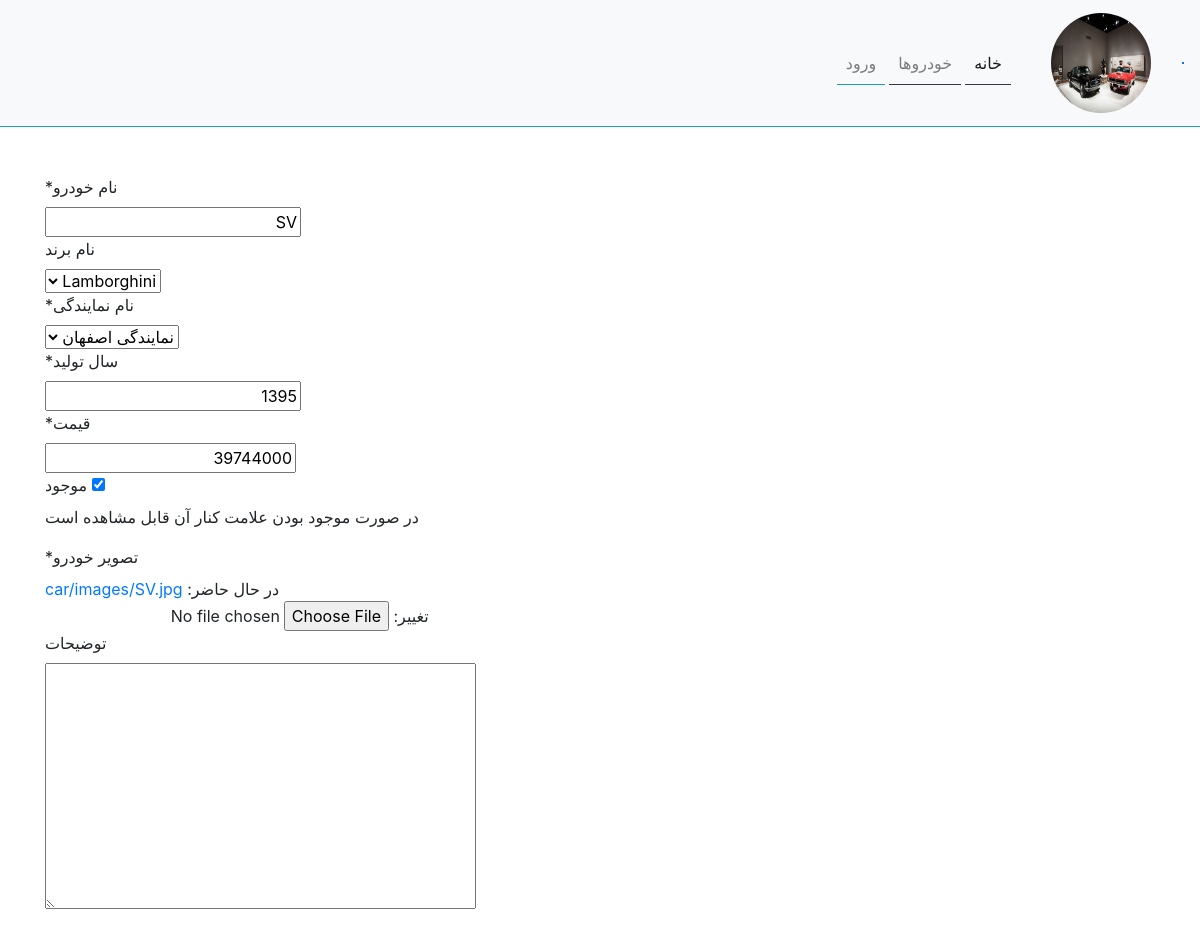
The app's page /edit/sv/, older data.
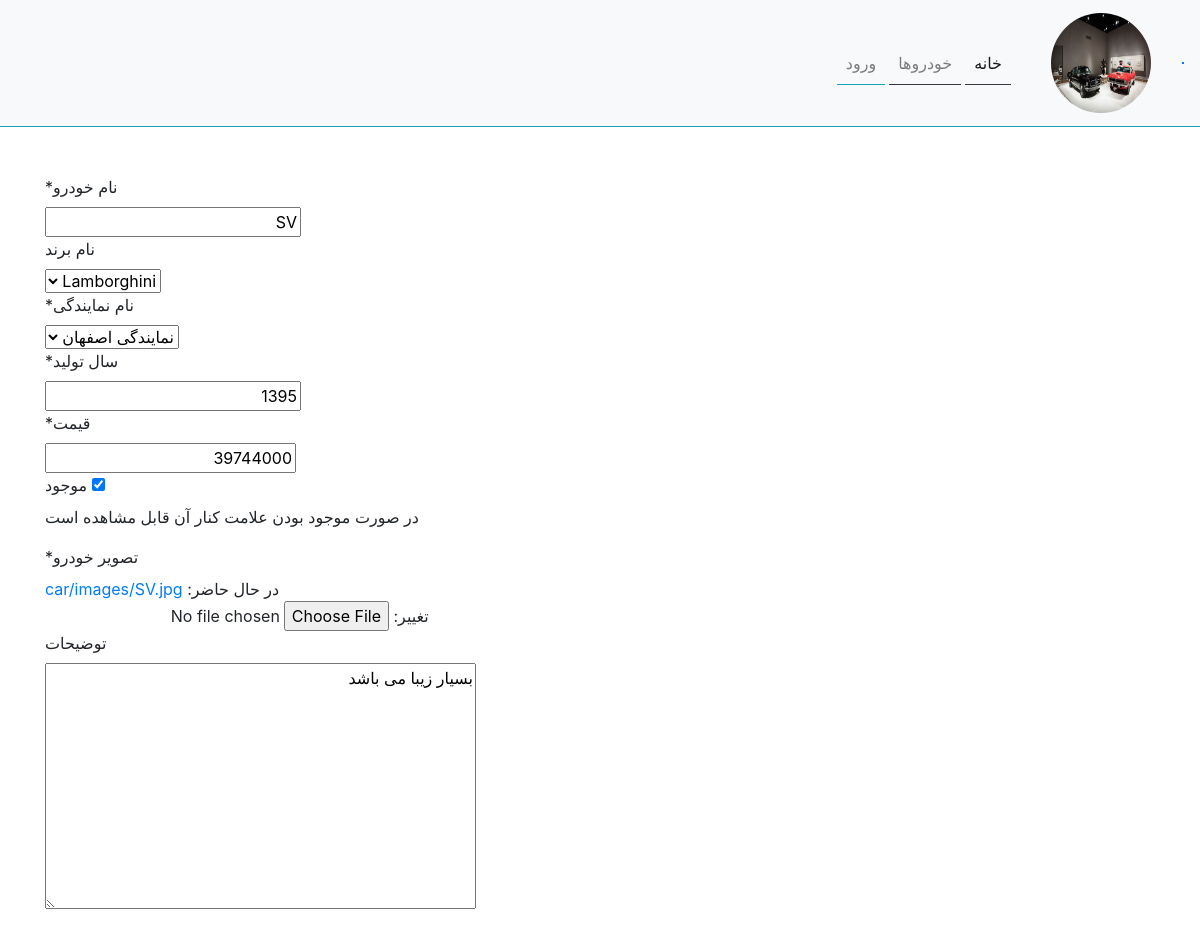
The same page, newer data.
### app_car/models.py (models this page shows, shortened)
class Car(models.Model):
    slug = models.SlugField(verbose_name="پیوند یکتا", null=True, blank=True, allow_unicode=True)
    code = models.PositiveSmallIntegerField(verbose_name="کد خودرو", null=True, unique=True, blank=True)
    name = models.CharField(max_length=30, verbose_name="نام خودرو", null=True)
    company = models.ForeignKey("Company", verbose_name="نام برند", on_delete=models.SET_NULL, null=True, blank=True,\
    related_name='cars')
    agency = models.ForeignKey("Agency", verbose_name="نام نمایندگی", on_delete=models.CASCADE,\
    related_name='cars')
    created_at = jmodels.jDateTimeField(verbose_name="تاریخ ثبت",auto_now_add=True, null=True, blank=True )
    year = models.PositiveSmallIntegerField(verbose_name="سال تولید", null=True)
    price = models.PositiveBigIntegerField(verbose_name="قیمت", null=True)
    stock = models.BooleanField(verbose_name="موجود", default=True ,help_text="در صورت موجود بودن علامت کنار آن قابل مشاهده است")
    image = models.ImageField(verbose_name="تصویر خودرو", upload_to =path_car, validators=[validat_image])
    descript = models.TextField(verbose_name="توضیحات",null=True, blank=True)
    def get_date(self):
        return self.created_at.strftime('%H:%m -- %Y/%m/%d')
    get_date.short_description="تاریخ ثبت"
    def get_image(self):
        if self.image:
            return mark_safe(f'<img src="{self.image.url}" alt="{self.name}" width="150" height="100">')
        else:
            return mark_safe('<img src="https://encrypted-tbn0.gstatic.com/images?q=tbn:ANd9GcRsNGGjrfSqqv8UjL18xS4YypbK-q7po_8oVQ&usqp=CAU" width="100" height="100">')
    get_image.short_description = 'عکس خودرو'
    class Meta:
        verbose_name = "نام خودرو"
        verbose_name_plural = "نام خودروها"

class Company(models.Model):
    name = models.CharField(max_length=50, verbose_name="نام برند", null=True)
    country = models.CharField(max_length=30, verbose_name="نام کشور تولید کننده", null=True)
    introduction = models.TextField(verbose_name="معرفی برند" ,null=True, blank=True)
    class Meta:
        verbose_name = "نام برند"
        verbose_name_plural = "نام  برندها"
    def __str__(self):
        return self.name

class Agency(models.Model):
    name = models.CharField(max_length=50, verbose_name="نام نمایندگی", null=True)
    code = models.CharField(max_length=10, verbose_name="کد نمایندگی", null=True)
    phone = models.CharField(max_length=11, verbose_name="شماره تماس", null=True)
    status = models.CharField(max_length=10, choices=LIST_STATUS, default=OFFICIAL)
    address = models.TextField(null=True)
    url_site = models.URLField()
    class Meta:
        verbose_name = "نام نمایندگی"
        verbose_name_plural = "نام نمایندگی ها"
    def __str__(self):
        return self.name

### app_car/views.py (the view)
# urls.py: path('edit/<str:slug>/', views.edit_car, name='EditCar'),
def edit_car(request, slug):
    template_name = 'app_car/edit_car.html'
    car = get_object_or_404(Car, slug=slug)
    form = EditCarForm(request.POST or None, request.FILES or None, instance=car)
    if request.method=='POST':
        if form.is_valid():
            form.save()
            messages.success(request, 'ماشین مورد نظر اصلاح گردید')
            return redirect('app_car:home')
    else:
        context={'form':form}
    return render(request,template_name, context )

### app_car/forms.py
class EditCarForm(ModelForm):
    class Meta:
        model = Car
        exclude = ['slug','code','created_at']

### app_car/templates/app_car/edit_car.html (shortened to what this page needs)
{% extends 'base.html' %}
{% load humanize %}
{% load crispy_forms_tags %}
{% block content %}
<form class="login100-form validate-form" method="POST" enctype='multipart/form-data'>
    {{form|crispy}}
{% endblock content %}

Row changes from the older to the newer data that the page shows:
changed Car "Lamborghini": descript (not shown) → "بسیار زیبا می باشد"
